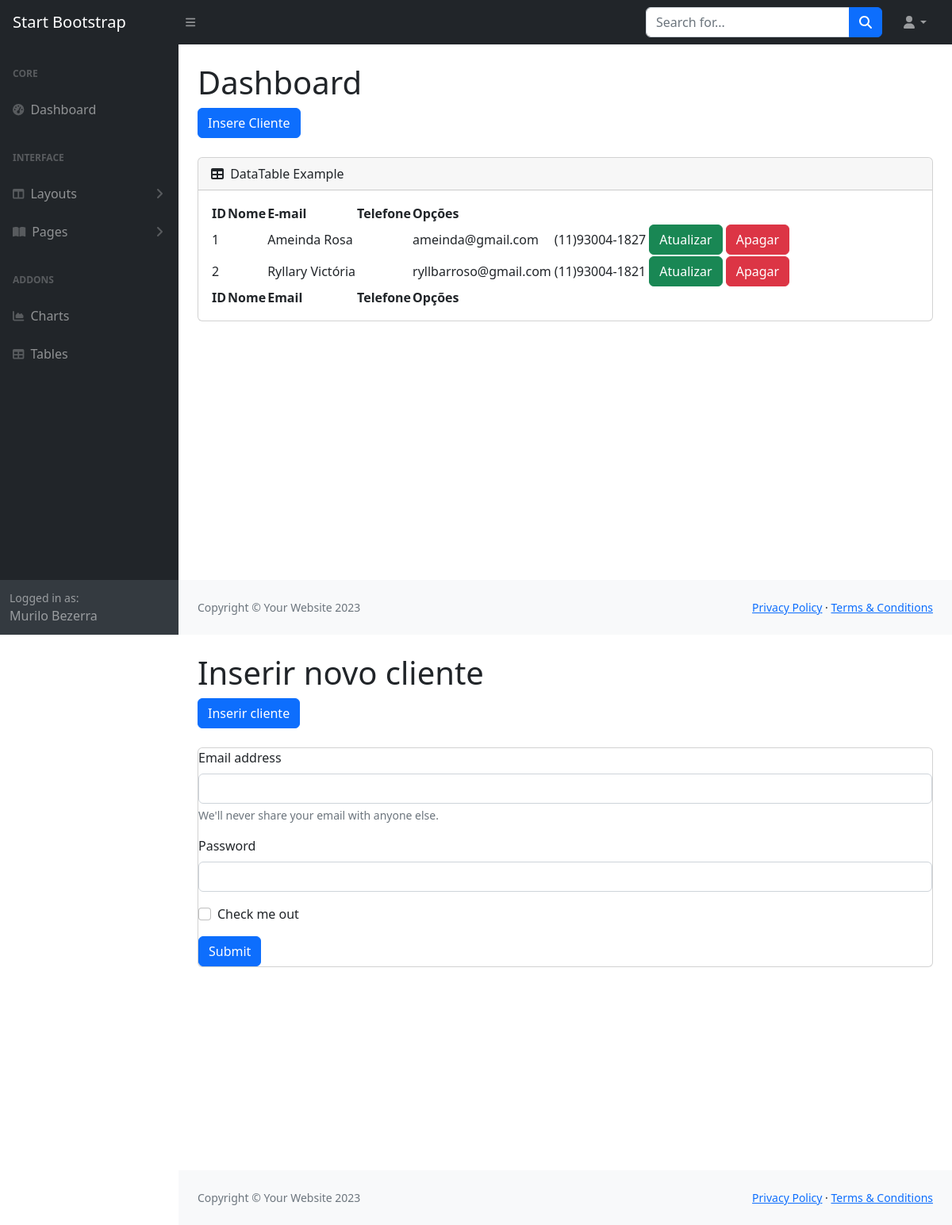
The app's page /painel/insere_cliente.php (signed in) with its own data.
### tables this page shows
CREATE TABLE `clientes` (
  `id_cliente` int(11) NOT NULL,
  `nome_cliente` varchar(255) NOT NULL,
  `email_cliente` varchar(255) NOT NULL,
  `telefone` varchar(14) NOT NULL
);

### painel/menu.php (the view, shortened to what this page needs)
<!DOCTYPE html>
<html lang="en">
<head>
    <link href="https://cdn.jsdelivr.net/npm/simple-datatables@7.1.2/dist/style.min.css" rel="stylesheet" />
    <link href="css/styles.css" rel="stylesheet" />
</head>
<body class="sb-nav-fixed">
    <nav class="sb-topnav navbar navbar-expand navbar-dark bg-dark">
        <a class="navbar-brand ps-3" href="index.php">Start Bootstrap</a>
        <button class="btn btn-link btn-sm order-1 order-lg-0 me-4 me-lg-0" id="sidebarToggle" href="#!"><i class="fas fa-bars"></i></button>
        <form class="d-none d-md-inline-block form-inline ms-auto me-0 me-md-3 my-2 my-md-0">
            <div class="input-group">
                <button class="btn btn-primary" id="btnNavbarSearch" type="button"><i class="fas fa-search"></i></button>
            </div>
        </form>
        <ul class="navbar-nav ms-auto ms-md-0 me-3 me-lg-4">
            <li class="nav-item dropdown">
                <a class="nav-link dropdown-toggle" id="navbarDropdown" href="#" role="button" data-bs-toggle="dropdown" aria-expanded="false"><i class="fas fa-user fa-fw"></i></a>
            </li>
        </ul>
    </nav>
    <div id="layoutSidenav">
        <div id="layoutSidenav_nav">
            <nav class="sb-sidenav accordion sb-sidenav-dark" id="sidenavAccordion">
                <div class="sb-sidenav-menu">
                    <div class="nav">
                        <div class="sb-sidenav-menu-heading">Core</div>
                        <a class="nav-link" href="index.html">
                            <div class="sb-nav-link-icon"><i class="fas fa-tachometer-alt"></i></div>
                        </a>
                        <div class="sb-sidenav-menu-heading">Interface</div>
                        <a class="nav-link collapsed" href="#" data-bs-toggle="collapse" data-bs-target="#collapseLayouts" aria-expanded="false" aria-controls="collapseLayouts">
                            <div class="sb-nav-link-icon"><i class="fas fa-columns"></i></div>
                            <div class="sb-sidenav-collapse-arrow"><i class="fas fa-angle-down"></i></div>
                        </a>
                        <a class="nav-link collapsed" href="#" data-bs-toggle="collapse" data-bs-target="#collapsePages" aria-expanded="false" aria-controls="collapsePages">
                            <div class="sb-nav-link-icon"><i class="fas fa-book-open"></i></div>
                            <div class="sb-sidenav-collapse-arrow"><i class="fas fa-angle-down"></i></div>
                        </a>
                        <div class="sb-sidenav-menu-heading">Addons</div>
                        <a class="nav-link" href="charts.html">
                            <div class="sb-nav-link-icon"><i class="fas fa-chart-area"></i></div>
                        </a>
                        <a class="nav-link" href="tables.html">
                            <div class="sb-nav-link-icon"><i class="fas fa-table"></i></div>
                        </a>
                    </div>
                </div>
                <div class="sb-sidenav-footer">
                    <div class="small">Logged in as:</div>
                </div>
            </nav>
        </div>
        <div id="layoutSidenav_content">
            <main>
                <div class="container-fluid px-4">
                    <h1 class="mt-4">Dashboard</h1>
                    <ol class="breadcrumb mb-4">
                        <li class="breadcrumb-item active"><a class="btn btn-primary" href="insere_cliente.php">Insere Cliente</a></li>
                    </ol>
                    <div class="card mb-4">
                        <div class="card-header">
                            <i class="fas fa-table me-1"></i>
                            DataTable Example
                        </div>
                        <div class="card-body">
                            <table id="datatablesSimple">
                                <thead>
                                    <tr>
                                        <th>ID</th>
                                        <th>Nome</th>
                                        <th>E-mail</th>
                                        <th>Telefone</th>
                                        <th>Opções</th>
                                    </tr>
                                </thead>
                                <tfoot>
                                    <tr>
                                        <th>ID</th>
                                        <th>Nome</th>
                                        <th>Email</th>
                                        <th>Telefone</th>
                                        <th>Opções</th>
                                    </tr>
                                </tfoot>
                                <tbody>
                                    <?php
                                        $sql = "SELECT * FROM clientes";
                                        $consulta = $conexao->query($sql);
                                        while($dados = $consulta->fetch_assoc()){
                                            echo "<tr>";
                                            echo "<td>".$dados['id_cliente']."<td>";
                                            echo "<td>".$dados['nome_cliente']."<td>";
                                            echo  "<td>".$dados['email_cliente']."<td>";
                                            echo  "<td>".$dados['telefone']."<td>";
                                            echo "<td>
                                                <a class='btn btn-success' href='Atualizar'>Atualizar</a>
                                                <a class='btn btn-danger' href='Apagar'>Apagar</a>
                                            </td>";
                                            echo "<tr>";
                                        }
                                    ?>
                                </tbody>
                            </table>
                        </div>
                    </div>
                </div>
            </main>
            <footer class="py-4 bg-light mt-auto">
                <div class="container-fluid px-4">
                    <div class="d-flex align-items-center justify-content-between small">
                        <div class="text-muted">Copyright &copy; Your Website 2023</div>
                        <div>
                            <a href="#">Privacy Policy</a>
                            &middot;
                            <a href="#">Terms &amp; Conditions</a>
                        </div>
                    </div>
                </div>
            </footer>
        </div>
    </div>
</body>
</html>

### records on screen
clientes: id_cliente "1", nome_cliente "Ameinda Rosa", email_cliente "ameinda@gmail.com", telefone "(11)93004-1827"
clientes: id_cliente "2", nome_cliente "Ryllary Victória", email_cliente "ryllbarroso@gmail.com", telefone "(11)93004-1821"

### other values on screen
$_SESSION ['nome'] "Murilo Bezerra"
